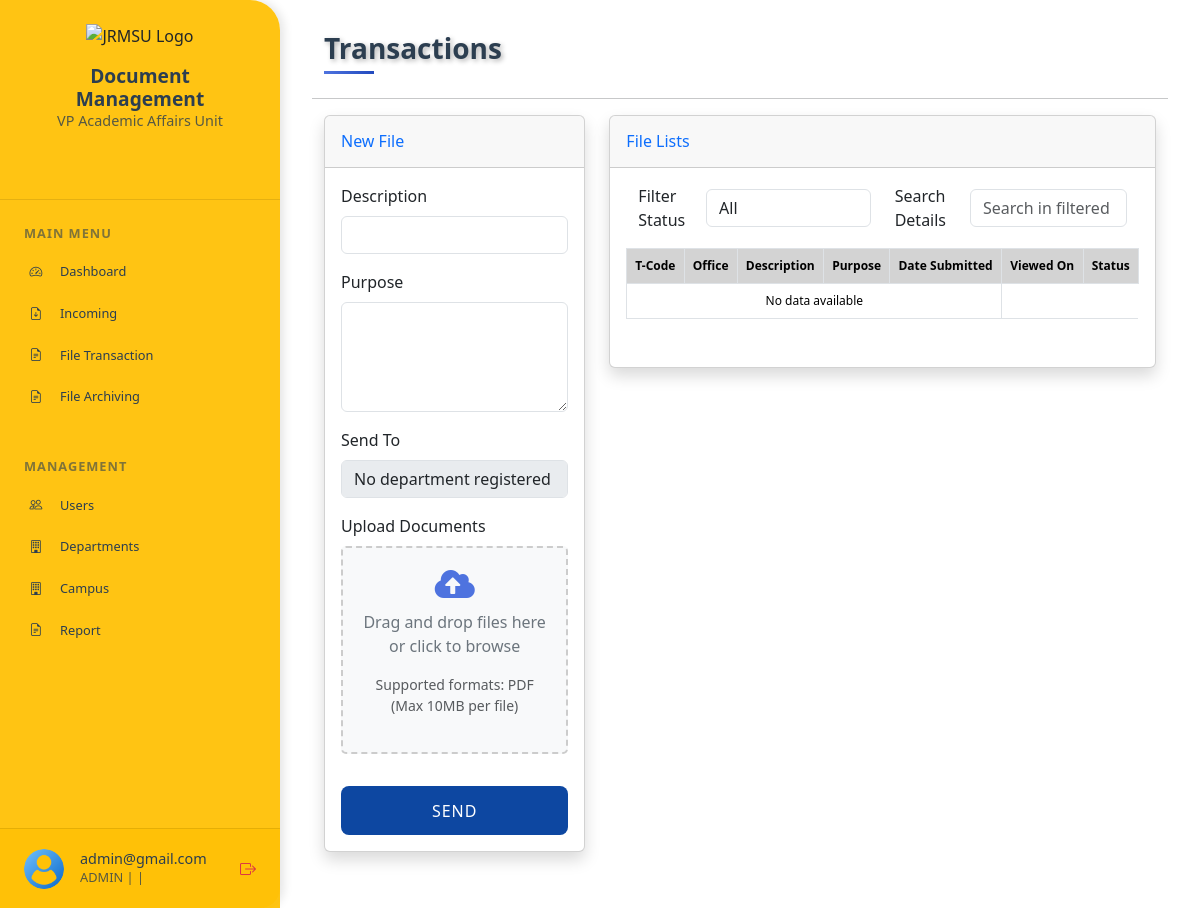
The app's page /user/transaction.php (signed in), older data.
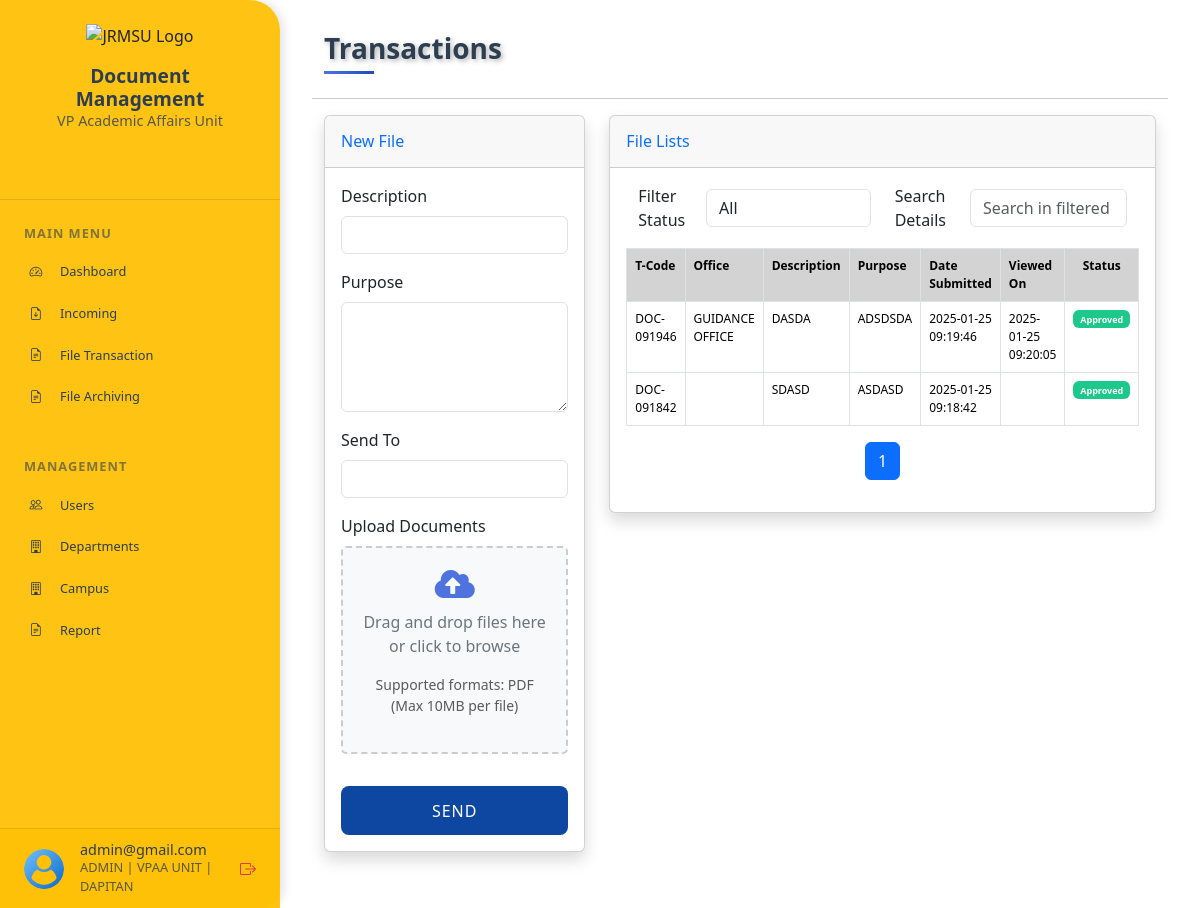
The same page, newer data.
### tables this page shows
CREATE TABLE `files`  (
  `File_No` int NOT NULL AUTO_INCREMENT,
  `Transaction_Code` varchar(255) NULL DEFAULT NULL,
  `Sender` int NULL DEFAULT NULL,
  `Receiving_Office` int NULL DEFAULT NULL,
  `Description` varchar(500) NULL DEFAULT NULL,
  `Purpose` varchar(500) NULL DEFAULT NULL,
  `Status` varchar(255) NULL DEFAULT 'PENDING',
  `Filename` varchar(255) NULL DEFAULT NULL,
  `Date_Created` datetime NULL DEFAULT CURRENT_TIMESTAMP,
  `Viewed_On` datetime NULL DEFAULT NULL,
  PRIMARY KEY (`File_No`) USING BTREE
);

### connection/conn.php (called while the page is built, shortened)
<?php
class DatabaseConnector
{
    private $host = 'localhost';
    private $port = 3308;
    private $db = 'vpunit';
    private $user = 'codegehan';
    private $pass = '!@#Admin123*';
    private $charset = 'utf8mb4';
    public $pdo;
    private function connect()
    {
        $dsn = "mysql:host={$this->host};port={$this->port};dbname={$this->db};charset={$this->charset}";
        $options = [
            PDO::ATTR_ERRMODE            => PDO::ERRMODE_EXCEPTION,
            PDO::ATTR_DEFAULT_FETCH_MODE => PDO::FETCH_ASSOC,
            PDO::ATTR_EMULATE_PREPARES   => false,
        ];
        try {
            $this->pdo = new PDO($dsn, $this->user, $this->pass, $options);
        } catch (\PDOException $e) {
            throw new \PDOException($e->getMessage(), (int)$e->getCode());
        }
    }
    public function query($sql, $params = [])
    {
        $stmt = $this->pdo->prepare($sql);
        $stmt->execute($params);
        return $stmt;
    }
    public function fetchAll($sql, $params = [])
    {
        $stmt = $this->query($sql, $params);
        return $stmt->fetchAll();
    }
}

### user/transaction.php (the view, shortened to what the changed rows need)
<?php
include("header.php");
$sender = $_SESSION['userno'];
$vpaaSql = "SELECT *, Campus_Description FROM department LEFT JOIN campus ON department.Campus = campus.Campus_No WHERE Department_No = 1";
$vpaaData = $db->fetchAll($vpaaSql);
$allDepartment = "SELECT *, Campus_Description FROM department LEFT JOIN campus ON department.Campus = campus.Campus_No WHERE Department_No != 1";
$allDepartmentData = $db->fetchAll($allDepartment);
?>
<div class="main-content p-3">
    <div class="container">
        <div class="row mb-4">
            <div class="col">
                <h2 class="h3 header-title" style="text-shadow: 2px 2px 5px rgba(0, 0, 0, 0.3);">
                    Transactions
                </h2>
            </div>
        </div>
    </div>
    <div class="row">
        <div class="col-xl-4 col-lg-7">
            <div class="card shadow mb-4">
                <div class="card-body">
                    <form method="POST" enctype="multipart/form-data">
                        <div class="mb-3">
                            <label for="sendTo" class="form-label">Send To</label>
                            <?php
                                if(!empty($vpaaData)) {
                                 if (strtoupper($_SESSION['accounttype']) == 'ADMIN' || strtoupper($_SESSION['department']) == 'VPAA UNIT') { ?>
                                    <select class="form-control" name="sendTo">
                                        <option value=""></option>
                                        <?php
                                            foreach($allDepartmentData as $dpt) { ?>
                                                <option value="<?=$dpt['Department_No']?>"><?=strtoupper($dpt['Department_Description']). " - " . strtoupper($dpt['Campus_Description'])?></option>
                                        <?php } ?>
                                    </select>
                                 <?php } else { ?>
                                    <input type="text" class="form-control" value="<?=$vpaaData[0]['Department_No']?>" name="sendTo" hidden>
                                    <input type="text" class="form-control" value="<?=strtoupper($vpaaData[0]['Department_Description']) . " - " . strtoupper($vpaaData[0]['Campus_Description'])?>" name="description" disabled>
                                 <?php }?>
                            <?php } else { ?>
                                <input type="text" class="form-control" value="No department registered" name="description" disabled>
                            <?php } ?>
                        </div>
                    </form>
                </div>
            </div>
        </div>
        <div class="col-xl-8 col-lg-5">
            <div class="card shadow mb-4">
                <div class="card-body">
                    <div class="table-responsive">
                        <table class="table table-bordered" style="font-size: 12px;" id="documentTable">
                            <thead>
                                <tr>
                                    <th class="align-top">T-Code</th>
                                    <th class="align-top">Office</th>
                                    <th class="align-top">Description</th>
                                    <th class="align-top">Purpose</th>
                                    <th class="align-top">Date Submitted</th>
                                    <th class="align-top">Viewed On</th>
                                    <th class="text-center align-top">Status</th>
                                </tr>
                            </thead>
                            <tbody>
                                <?php
                                $page = isset($_GET['page']) ? (int)$_GET['page'] : 1;
                                $limit = 10;
                                $offset = ($page - 1) * $limit;
                                $baseQuery = "SELECT f.*,
                                            d.Department_Description,
                                            fl.Receiving_Office,
                                            fl.Note,
                                            f.Date_Created,
                                            f.Viewed_On
                                            FROM files f
                                            LEFT JOIN (
                                                SELECT Transaction_Code, Receiving_Office, Note
                                                FROM file_logs fl1
                                                WHERE (Transaction_Code, Action_Date) IN (
                                                    SELECT Transaction_Code, MAX(Action_Date)
                                                    FROM file_logs
                                                    GROUP BY Transaction_Code
                                                )
                                            ) fl ON f.Transaction_Code = fl.Transaction_Code
                                            LEFT JOIN department d ON fl.Receiving_Office = d.Department_No
                                            WHERE f.Sender = ? ";
                                $searchStatus = isset($_GET['status']) ? $_GET['status'] : '';
                                $searchTerm = isset($_GET['search']) ? $_GET['search'] : '';
                                $params = [$sender];
                                $baseQuery .= " LIMIT ? OFFSET ?";
                                $params = array_merge($params, [$limit, $offset]);
                                $allMyDocument = $db->fetchAll($baseQuery, $params);
                                $totalQuery = str_replace(" LIMIT ? OFFSET ?", "", $baseQuery);
                                $totalResult = $db->fetchAll($totalQuery, array_slice($params, 0, -2));
                                $totalRecords = count($totalResult);
                                $totalPages = ceil($totalRecords / $limit);
                                if (count($allMyDocument) > 0) :
                                    foreach($allMyDocument as $doc) : ?>
                                        <tr>
                                            <td><?=htmlspecialchars($doc['Transaction_Code']);?></td>
                                            <td><?=htmlspecialchars(strtoupper($doc['Department_Description'])); ?></td>
                                            <td><?=htmlspecialchars(ucwords($doc['Description']));?></td>
                                            <td><?=htmlspecialchars(ucwords($doc['Purpose']));?></td>
                                            <td><?=htmlspecialchars(ucwords($doc['Date_Created']));?></td>
                                            <td><?=htmlspecialchars(ucwords($doc['Viewed_On']));?></td>
                                            <td class="text-center">
                                                <?php
                                                    if(htmlspecialchars(strtoupper($doc['Status'])) == "PENDING") { ?>
                                                    <span class="badge bg-warning text-dark">Pending</span>
                                                <?php } else if(htmlspecialchars(strtoupper($doc['Status'])) == "APPROVED") { ?>
                                                    <span class="badge bg-success">Approved</span>
                                                <?php } ?>
                                            </td>
                                        </tr>
                                    <?php endforeach;  ?>
                                <?php else: ?>
                                    <tr>
                                        <td colspan="5" class="text-center">No data available</td>
                                    </tr>
                                <?php endif; ?>
                            </tbody>
                        </table>
                        <nav aria-label="Page navigation">
                            <ul class="pagination justify-content-center">
                                <?php for($i = 1; $i <= $totalPages; $i++): ?>
                                    <li class="page-item <?php echo ($i == $page) ? 'active' : ''; ?>">
                                        <a class="page-link" href="?page=<?php echo $i; ?><?php echo !empty($searchStatus) ? '&status='.$searchStatus : ''; ?><?php echo !empty($searchTerm) ? '&search='.$searchTerm : ''; ?>"><?php echo $i; ?></a>
                                    </li>
                                <?php endfor; ?>
                            </ul>
                        </nav>
                    </div>
                </div>
            </div>
        </div>
        </div>
    </div>
<?php include("footer.php");?>

### user/header.php (shortened to what the changed rows need)
<?php
include('../connection/conn.php');
$db = new DatabaseConnector();
?>
<!DOCTYPE html>
<html lang="en">
<head>
    <link href="https://cdn.jsdelivr.net/npm/bootstrap@5.3.3/dist/css/bootstrap.min.css" rel="stylesheet">
    <link rel="stylesheet" href="https://cdn.jsdelivr.net/npm/bootstrap-icons@1.11.3/font/bootstrap-icons.min.css">
    <link rel="stylesheet" href="https://cdnjs.cloudflare.com/ajax/libs/font-awesome/5.15.4/css/all.min.css">
    <link rel="stylesheet" href="https://cdn.datatables.net/2.1.8/css/dataTables.dataTables.css" />
    <link rel="stylesheet" href="../node_modules/toastr/build/toastr.min.css">
</head>
<body>
    <div class="sidebar">
        <div class="user-profile">
            <div class="user-info">
                <h6><?=$_SESSION['email']?></h6>
                <p><?=strtoupper($_SESSION['accounttype'])?> | <?=strtoupper($_SESSION['department'])?> | <?=strtoupper($_SESSION['campus'])?></p>
            </div>
        </div>
    </div>
</body>
</html>

Row changes from the older to the newer data that the page shows:
added files: Transaction_Code "DOC-091946", Department_Description "GUIDANCE OFFICE", Description "DASDA", Purpose "ADSDSDA", Date_Created "2025-01-25 09:19:46", Viewed_On "2025-01-25 09:20:05", Status "Approved"
added files: Transaction_Code "DOC-091842", Description "SDASD", Purpose "ASDASD", Date_Created "2025-01-25 09:18:42", Status "Approved"
Text that changed along with them:
$_SESSION['department']: (not shown) → "VPAA UNIT"
$_SESSION['campus']: (not shown) → "DAPITAN"
form field description: "No department registered" → (not shown)
new list line: "1"
text no longer shown: "No data available"
